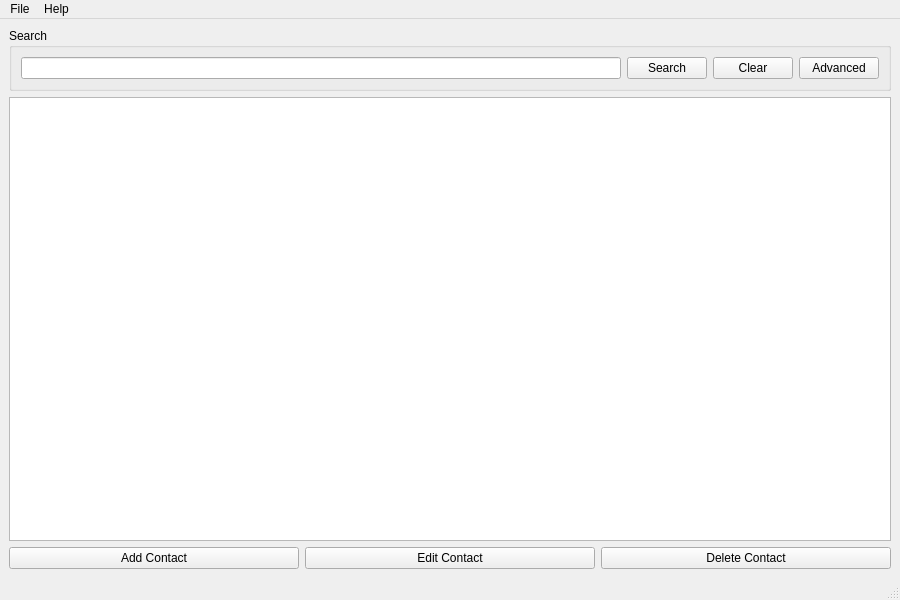
<?xml version="1.0" encoding="UTF-8"?>
<ui version="4.0">
 <class>MainWindow</class>
 <widget class="QMainWindow" name="MainWindow">
  <property name="geometry">
   <rect>
    <x>0</x>
    <y>0</y>
    <width>900</width>
    <height>600</height>
   </rect>
  </property>
  <property name="windowTitle">
   <string>PhoneBook</string>
  </property>
  <widget class="QWidget" name="centralwidget">
   <layout class="QVBoxLayout" name="verticalLayout">
    <item>
     <widget class="QGroupBox" name="groupBox">
      <property name="title">
       <string>Search</string>
      </property>
	<layout class="QHBoxLayout" name="horizontalLayout">
    	 <item>
          <widget class="QLineEdit" name="searchLineEdit"/>
         </item>
    	 <item>
          <widget class="QPushButton" name="searchButton">
           <property name="text">
            <string>Search</string>
           </property>
          </widget>
    	 </item>
    	 <item>
          <widget class="QPushButton" name="clearSearchButton">
           <property name="text">
            <string>Clear</string>
           </property>
          </widget>
    	 </item>
    	 <item>
          <widget class="QPushButton" name="advancedSearchButton">
           <property name="text">
            <string>Advanced</string>
           </property>
           <property name="toolTip">
            <string>Search by specific fields</string>
           </property>
          </widget>
    	 </item>
	</layout>
     </widget>
    </item>
    <item>
     <widget class="QTableView" name="tableView"/>
    </item>
    <item>
     <layout class="QHBoxLayout" name="horizontalLayout_2">
      <item>
       <widget class="QPushButton" name="addButton">
        <property name="text">
         <string>Add Contact</string>
        </property>
       </widget>
      </item>
      <item>
       <widget class="QPushButton" name="editButton">
        <property name="text">
         <string>Edit Contact</string>
        </property>
       </widget>
      </item>
      <item>
       <widget class="QPushButton" name="deleteButton">
        <property name="text">
         <string>Delete Contact</string>
        </property>
       </widget>
      </item>
     </layout>
    </item>
   </layout>
  </widget>
  <widget class="QMenuBar" name="menubar">
   <property name="geometry">
    <rect>
     <x>0</x>
     <y>0</y>
     <width>900</width>
     <height>21</height>
    </rect>
   </property>
   <widget class="QMenu" name="menuFile">
    <property name="title">
     <string>File</string>
    </property>
    <addaction name="actionSave"/>
    <addaction name="actionLoad"/>
    <addaction name="separator"/>
    <addaction name="actionExit"/>
   </widget>
   <widget class="QMenu" name="menuHelp">
    <property name="title">
     <string>Help</string>
    </property>
    <addaction name="actionAbout"/>
   </widget>
   <addaction name="menuFile"/>
   <addaction name="menuHelp"/>
  </widget>
  <widget class="QStatusBar" name="statusbar"/>
  <action name="actionSave">
   <property name="text">
    <string>Save</string>
   </property>
  </action>
  <action name="actionLoad">
   <property name="text">
    <string>Load</string>
   </property>
  </action>
  <action name="actionExit">
   <property name="text">
    <string>Exit</string>
   </property>
  </action>
  <action name="actionAbout">
   <property name="text">
    <string>About</string>
   </property>
  </action>
 </widget>
 <resources/>
 <connections/>
</ui>
